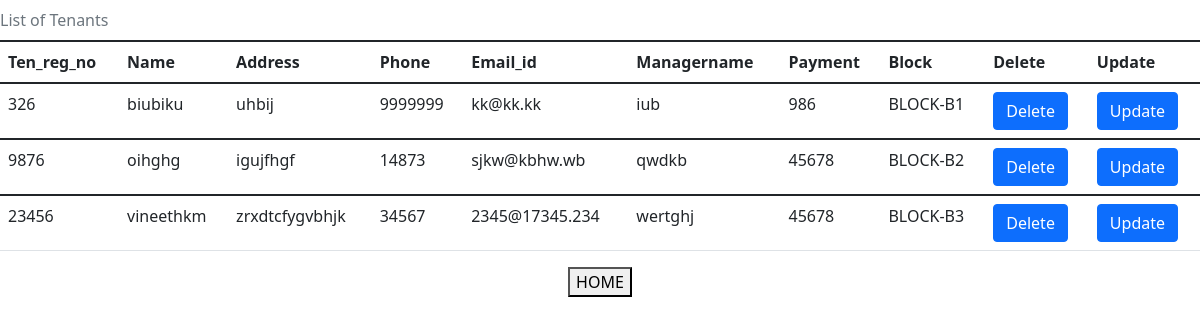
Screenshot of /display.php with the database file from the repository.
### tables this page shows
CREATE TABLE `tenant` (
  `Ten_reg_no` int(100) NOT NULL,
  `Name` varchar(100) NOT NULL,
  `Address` text NOT NULL,
  `Phone` bigint(100) NOT NULL,
  `Email_id` varchar(100) NOT NULL,
  `Managername` varchar(100) NOT NULL,
  `Payment` int(100) NOT NULL,
  `Block` varchar(100) NOT NULL
);

### display.php (the view, shortened to what this page needs)
<!DOCTYPE html>
<html lang="en">
<head>
<link href="https://cdn.jsdelivr.net/npm/bootstrap@5.1.3/dist/css/bootstrap.min.css" rel="stylesheet" >
</head>
<body>
    <div class="containeer">
        <div class="row">
            <div class="col-lg-12">
            <table class="table caption-top">
            <caption>List of Tenants</caption>
                <thead thead class="thead-dark">
                    <tr>
                        <th scope="col">Ten_reg_no</th>
                        <th scope="col">Name</th>
                        <th scope="col">Address</th>
                        <th scope="col">Phone</th>
                        <th scope="col">Email_id</th>
                        <th scope="col">Managername</th>
                        <th scope="col">Payment</th>
                        <th scope="col">Block</th>
                        <th scope="col">Delete</th>
                        <th scope="col">Update</th>
                    </tr>
                </thead>
                <?php
                include 'conn.php';
                $query="select *from tenant";
                $result=mysqli_query($conn,$query);
                while($res=mysqli_fetch_array($result)){
                ?>
                <tbody>
                     <tr>
                        <td><?php echo $res['Ten_reg_no']?></td>
                        <td><?php echo $res['Name']?></td>
                        <td><?php echo $res['Address']?></td>
                        <td><?php echo $res['Phone']?></td>
                        <td><?php echo $res['Email_id']?></td>
                        <td><?php echo $res['Managername']?></td>
                        <td><?php echo $res['Payment']?></td>
                        <td><?php echo $res['Block']?></td>
                        <td><a href="delete.php?Ten_reg_no=<?php echo $res['Ten_reg_no']?>"><input type="button" class="btn btn-primary" value="Delete"></a></td>
                        <td><a href="updateten.php?Ten_reg_no=<?php echo $res['Ten_reg_no']?>"><input type="button" class="btn btn-primary" value="Update"></a></td>
                    </tr>
                </tbody>
                <?php }?>
</table>
<center>
    <a href="homemanager.php"><button> HOME </button></a>
                </center>
            </div>
        </div>
    </div>
</body>
</html>

### rows the page displays
tenant: Ten_reg_no "326", Name "biubiku", Address "uhbij", Phone "9999999", Email "kk@kk.kk", Managername "iub", Payment "986", Block "BLOCK-B1"
tenant: Ten_reg_no "9876", Name "oihghg", Address "igujfhgf", Phone "14873", Email "sjkw@kbhw.wb", Managername "qwdkb", Payment "45678", Block "BLOCK-B2"
tenant: Ten_reg_no "23456", Name "vineethkm", Address "zrxdtcfygvbhjk", Phone "34567", Email "2345@17345.234", Managername "wertghj", Payment "45678", Block "BLOCK-B3"
